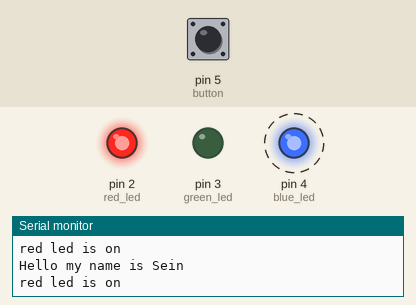
The sketch below on a simulated Arduino Uno, built with avr-gcc and run on an emulated ATmega328P. Shown: output pins drawn as LEDs (lit = HIGH), the last lines printed to the serial monitor. Dashed ring = blinking. The test bench sets the inputs (shaded band); at power-on: pin 5 (button) LOW.

Above: at 6.8 s.
6.9 s: pin 5 (button) pulled HIGH for 2.6 s
At 8.8 s:
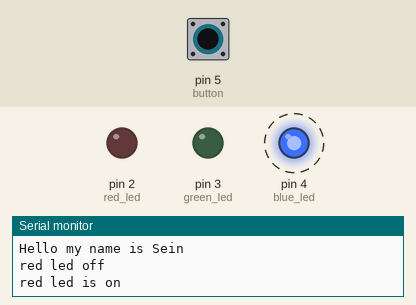
Timing chart, 0 to 17.0 s (numbered marks = the images above; inputs shaded):
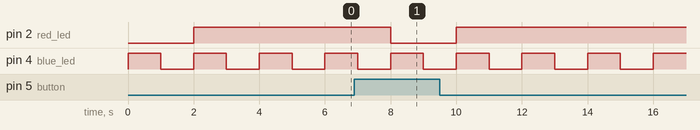

The sketch:

Light_Sensor.ino
```cpp
int red_led = 2; /* red led placed to pin 2*/
int green_led = 3;/* green led placed to pin 2*/
int blue_led = 4;/* blue led placed to pin 2*/
int button= 5;/*Button placed to pin 5*/
// use #defines for leds ..pins
#define button 5
#define PI 3142


/*functiom for blinking led
 * requires the led pin number
 * and time duration for delay
 */
void blink_led(int led ,int ms); //function prototype --should be in header files
/* function used to display my name
 *  requres no parameters
 *  prints by name
 */
void display_name(void);


void setup() {
  /*setting the red led as outputs*/
pinMode(red_led,OUTPUT);
pinMode(green_led,OUTPUT);
pinMode(blue_led,OUTPUT);
pinMode(button,INPUT);
/*Initialize serial console with 9600 baud rate /speed */
Serial.begin(9600);
}

void loop() {
  // put your main code here, to run repeatedly:
  //calling the blink led function
/*blink_led(red_led , 500);*/
blink_led(blue_led , 1000);
display_name();
process_button_state(button);


}
void process_button_state(int button_pressed){

int button_state = digitalRead(button);
if(button_state ==HIGH){
  //turn off led and desplay on serial "led is off"
  digitalWrite(red_led,LOW);
  Serial.println("red led off");
}else{
  //turn on red led and display on serial "red led is on"

 digitalWrite(red_led, HIGH);
}
  Serial.println("red led is on");
}
//functiom for blinking led
void blink_led(int led ,int ms){
  digitalWrite(led ,HIGH);
  delay(ms);
  digitalWrite(led,LOW);
  delay(ms);
}
void display_name(void){
Serial.println("Hello my name is Sein");
}
```

button.cpp
```cpp

```

Measured:
- after the input at 6.9 s, pin 2 (red_led): HIGH → LOW after 1.1 s, → HIGH 2.0 s later
- by itself, pin 4 (blue_led): alternates HIGH for 1.0 s and LOW for 1.0 s
